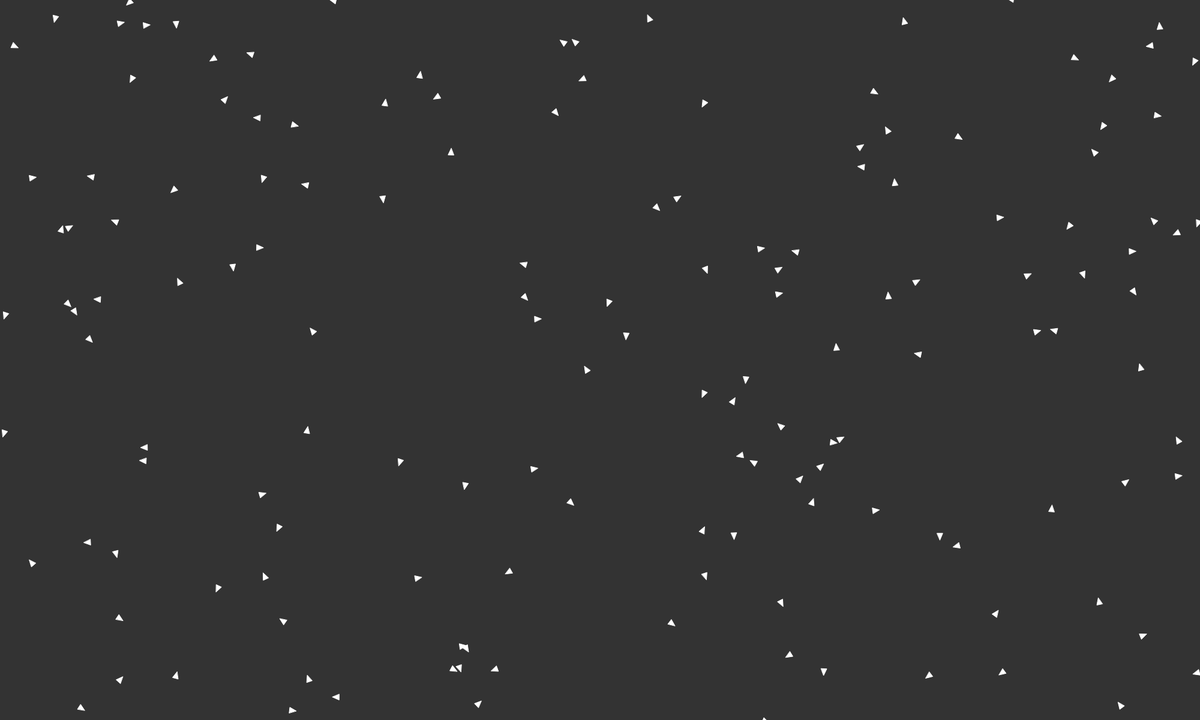
Frame 1 (no input)
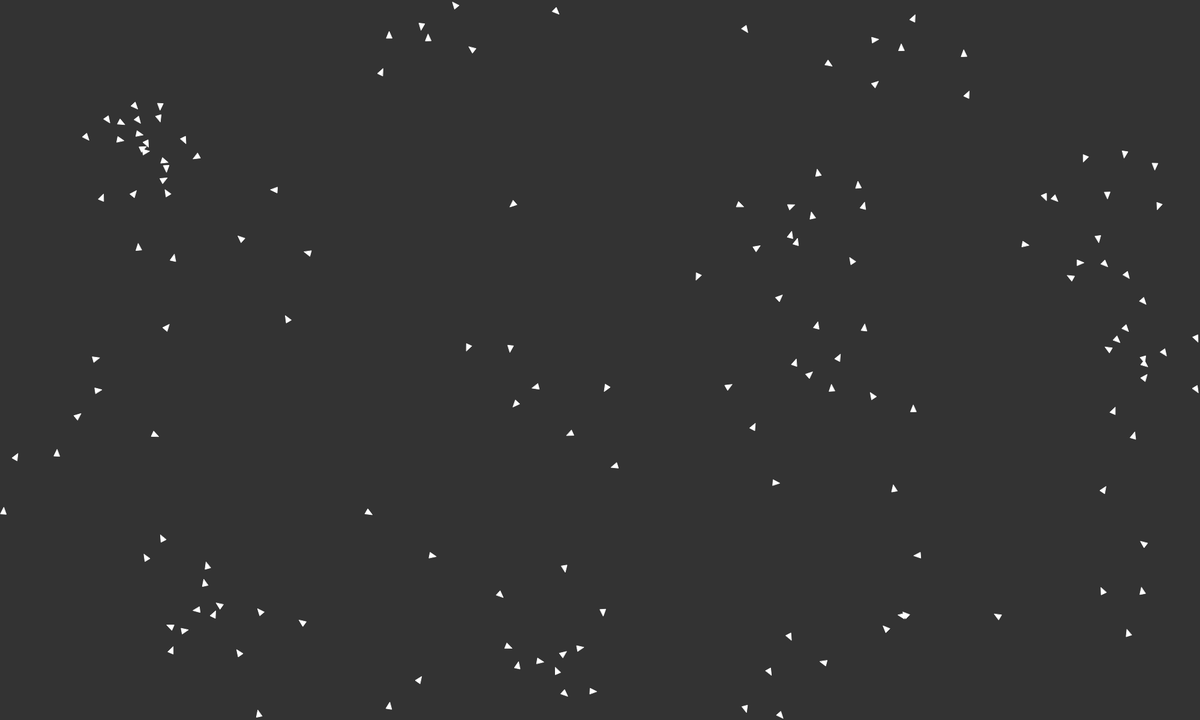
Frame 60 (no input)
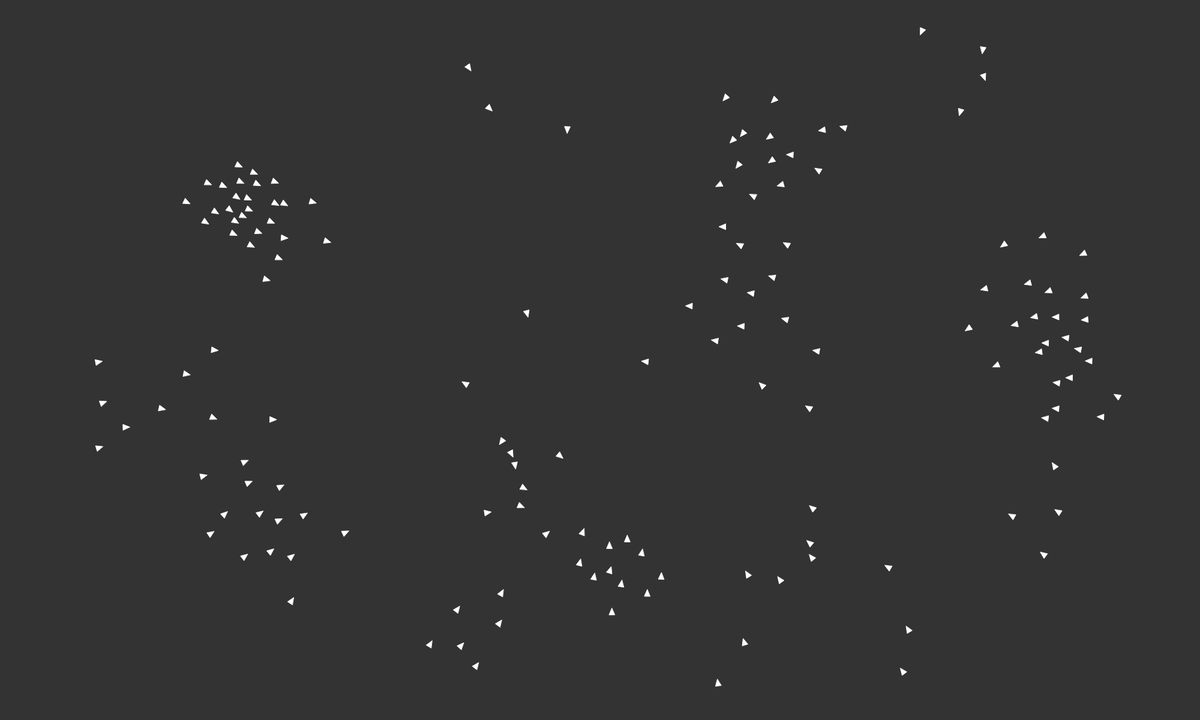
Frame 120 (the mouse pressed at the canvas centre since frame 60)

The p5.js sketch that drew these frames (run headless with seeded random() and noise() and a simulated clock; from frame 60 on, the mouse is pressed at the canvas centre):

// p5.js sketch
// ── sketch.js
const flock = [];

let alignSlider, cohesionSlider, separationSlider;
let perceptionRadiusSlider, perceptionAngleSlider;

function setup()
{
    createCanvas(2000, 1200);
    alignSlider = createSlider(0, 5, 1, 0.1);
    cohesionSlider = createSlider(0, 5, 1, 0.1);
    separationSlider = createSlider(0, 5, 1, 0.1);
    
    perceptionRadiusSlider = createSlider(0, 500, 100, 10);
    perceptionAngleSlider = createSlider(0, PI, PI*0.4, 0.001);

    for (let i = 0; i < 150; i++)
    {
        flock.push(new Boid());
    }
}

function draw()
{

    background(51);

    for (let boid of flock)
    {
        boid.edges();
        boid.cache();
    }

    for (let boid of flock)
    {
        boid.update(flock); 
        boid.show();
    }

    // flock[0].outline();
    // flock[0].outlineNeighbours(flock);
}
 
// ── boid.js
class Boid
{
    constructor()
    {
        this.perceptionRadius = 175;
        this.avoidanceRadius = 75;
        this.perceptionAngle = PI;

        this.minSpeed = 200;
        this.maxSpeed = 500;
        this.maxSteerForce = 10;

        this.alignmentForceWeight = 0.9;
        this.cohesionForceWeight = 1;
        this.separationForceWeight = 1.1;
        this.targetForceWeight = 1;

        this.position = createVector(random(width), random(height));
        this.velocity = p5.Vector.random2D();
        this.velocity.setMag(random(this.minSpeed, this.maxSpeed));
        this.acceleration = createVector();
    }

    edges()
    {
        this.position.x = (this.position.x + width) % width;
        this.position.y = (this.position.y + height) % height;
    }

    cache()
    {
        // this.perceptionRadius = perceptionRadiusSlider.value();
        // this.perceptionAngle = perceptionAngleSlider.value();
        this.cachedPosition = this.position;
        this.cachedVelocity = this.velocity;
    }

    canPerceive(other)
    {
        if (this == other)
        {
            return false;
        }
        if (this.cachedPosition.dist(other.cachedPosition) > this.perceptionRadius)
        {
            return false;
        }
        let vectorToOther = p5.Vector.sub(other.cachedPosition, this.cachedPosition);
        let angleToOther = vectorToOther.angleBetween(this.cachedVelocity);

        if (abs(angleToOther) > this.perceptionAngle)
        {
            return false;
        }
        return true
    }

    shouldAvoid(other)
    {
        if (this.cachedPosition.dist(other.cachedPosition) > this.avoidanceRadius)
        {
            return false;
        }
        return true
    }

    steerTowards(location)
    {
        let velocityDirection = p5.Vector.sub(p5.Vector.normalize(location).mult(this.maxSpeed), this.cachedVelocity);
        velocityDirection.limit(this.maxSteerForce);
        return velocityDirection;
    }

    steer(flockMates)
    {
        let flockHeading = createVector();
        let flockCentre = createVector();
        let flockSeparationHeading = createVector();
        for (let other of flockMates)
        {
            flockHeading.add(other.cachedVelocity);
            flockCentre.add(other.cachedPosition);
            if (this.shouldAvoid(other))
            {
                let vectorToOther = p5.Vector.sub(other.cachedPosition, this.cachedPosition);
                let distanceToOther = vectorToOther.mag()
                flockSeparationHeading.sub(vectorToOther.div(distanceToOther ** 2))
            }
        }

        let vectorToFlockCentre = p5.Vector.sub(flockCentre.div(flockMates.length), this.cachedPosition);

        let alignmentForce = this.steerTowards(flockHeading);
        let cohesionForce = this.steerTowards(vectorToFlockCentre);
        let separationForce = this.steerTowards(flockSeparationHeading);

        alignmentForce.mult(this.alignmentForceWeight);
        cohesionForce.mult(this.cohesionForceWeight);
        separationForce.mult(this.separationForceWeight);

        this.acceleration.add(alignmentForce);
        this.acceleration.add(cohesionForce);
        this.acceleration.add(separationForce);
    }

    update(flock)
    {
        let flockMates = flock.filter(other => this.canPerceive(other));
        if (flockMates.length)
        {
            this.steer(flockMates);
        }

        if (mouseIsPressed)
        {
            let target = createVector(mouseX, mouseY);
            let vectorToTarget = p5.Vector.sub(target, this.cachedPosition);
            let targetForce = this.steerTowards(vectorToTarget).mult(this.targetForceWeight);
            this.acceleration.add(targetForce);
        }
        
        

        this.velocity.add(this.acceleration.mult(deltaTime / 1000));
        this.velocity.setMag(max(this.velocity.mag(), this.minSpeed)).limit(this.maxSpeed);
        this.position.add(this.velocity.mult(deltaTime / 1000));
        this.acceleration.set(0);

    }

    show()
    {
        strokeWeight(1);
        stroke(255);
        point(this.position);
        let size = 20
        let front = p5.Vector.add(this.position, p5.Vector.normalize(this.velocity).mult(0.3*size));
        // let back = p5.Vector.sub(this.position, p5.Vector.normalize(this.velocity).mult(0.1*size));
        let left = p5.Vector.add(this.position, p5.Vector.normalize(this.velocity).rotate(-2.4).mult(0.35*size));
        let right = p5.Vector.add(this.position, p5.Vector.normalize(this.velocity).rotate(2.4).mult(0.35*size));
        triangle(front.x, front.y, left.x, left.y, right.x, right.y);
        // quad(front.x, front.y, left.x, left.y, back.x, back.y, right.x, right.y);
    }

    outline()
    {
        fill(255, 50);
        strokeWeight(0);

        let heading = this.velocity.heading();
        arc(this.position.x,
            this.position.y,
            this.perceptionRadius*2,
            this.perceptionRadius*2,
            heading-this.perceptionAngle,
            heading+this.perceptionAngle);
        
        fill(255, 100);
        arc(this.position.x,
            this.position.y,
            this.avoidanceRadius*2,
            this.avoidanceRadius*2,
            heading-this.perceptionAngle,
            heading+this.perceptionAngle);
    }

    outlineNeighbours(boids)
    {
        for (let other of boids)
        {
            if (this.canPerceive(other))
            {
                strokeWeight(8);
                stroke(0, 250, 0, 175);
                point(other.position);
                
                strokeWeight(1);
                line(this.cachedPosition.x, this.cachedPosition.y, other.cachedPosition.x, other.cachedPosition.y);
            }
        }
    }

    
}
// ── boid_old.js
class BoidOld
{
    constructor()
    {
        this.position = createVector(random(width), random(height));
        this.velocity = p5.Vector.random2D();
        this.velocity.setMag(random(2, 4));
        this.acceleration = createVector();
        this.maxForce = 0.2;
        this.maxSpeed = 4;
        this.perceptionRadius = perceptionRadiusSlider.value();
        this.perceptionAngle = perceptionAngleSlider.value();
    }

    edges()
    {
        this.position.x = (this.position.x + width) % width;
        this.position.y = (this.position.y + height) % height;
    }

    isLocal(other)
    {
        if (this == other)
        {
            return false;
        }
        if (this.cachedPosition.dist(other.cachedPosition) > this.perceptionRadius)
        {
            return false;
        }
        let vectorToOther = p5.Vector.sub(other.cachedPosition, this.cachedPosition);
        let angleToOther = vectorToOther.angleBetween(this.cachedVelocity);

        if (abs(angleToOther) > this.perceptionAngle)
        {
            return false;
        }
        return true
    }

    isLocal2(other)
    {
        if (this == other)
        {
            return false;
        }
        if (this.cachedPosition.dist(other.cachedPosition) > this.perceptionRadius)
        {
            return false;
        }
        let heading = this.cachedVelocity.heading();
        let vectorToOther = p5.Vector.sub(other.cachedPosition, this.cachedPosition);
        let angleToOther = vectorToOther.angleBetween(this.cachedVelocity);

        stroke(200, 0, 0);
        strokeWeight(1);
        let ang = p5.Vector.fromAngle(heading, 100);
        line(this.cachedPosition.x, this.cachedPosition.y, this.cachedPosition.x+ang.x, this.cachedPosition.y+ang.y);
        stroke(0, 200, 0);
        line(this.cachedPosition.x, this.cachedPosition.y, this.cachedPosition.x+vectorToOther.x, this.cachedPosition.y+vectorToOther.y);

        if (abs(angleToOther) > this.perceptionAngle)
        {
            return false;
        }
        return true
    }

    align(boids)
    {
        let steering = createVector()
        let total = 0;
        for (let other of boids)
        {
            if (this.isLocal(other))
            {
                steering.add(other.cachedVelocity);
                total++;
            }
        }
        if (total > 0)
        {
            steering.div(total);
            steering.setMag(this.maxSpeed);
            steering.sub(this.cachedVelocity);
            steering.limit(this.maxForce);

        }
        return steering;
    }

    cohesion(boids)
    {
        let steering = createVector()
        let total = 0;
        for (let other of boids)
        {
            if (this.isLocal(other))
            {
                steering.add(other.cachedPosition);
                total++;
            }
        }
        if (total > 0)
        {
            steering.div(total);
            steering.sub(this.cachedPosition);
            steering.setMag(this.maxSpeed); 
            steering.sub(this.cachedVelocity);
            steering.limit(this.maxForce);

        }
        return steering;
    }

    separation(boids)
    {
        let steering = createVector()
        let total = 0;
        for (let other of boids)
        {
            let distance = this.cachedPosition.dist(other.cachedPosition)
            if (this.isLocal(other))
            {

                let diff = p5.Vector.sub(this.cachedPosition, other.cachedPosition);
                diff.div(distance);
                steering.add(diff);
                total++;
            }
        }
        if (total > 0)
        {
            steering.div(total);
            steering.setMag(this.maxSpeed); 
            steering.sub(this.cachedVelocity);
            steering.limit(this.maxForce);

        }
        return steering;
    }

    flock(boids)
    {
        let alignment = this.align(boids);
        let cohesion = this.cohesion(boids);
        let separation = this.separation(boids);

        alignment.mult(alignSlider.value());
        cohesion.mult(cohesionSlider.value());
        separation.mult(separationSlider.value());


        this.acceleration.add(cohesion);
        this.acceleration.add(alignment);
        this.acceleration.add(separation);
    }

    update()
    {
        this.position.add(this.velocity);
        this.velocity.add(this.acceleration);
        this.velocity.limit(this.maxSpeed);
        this.acceleration.set(0);

    }

    cache()
    {
        this.perceptionRadius = perceptionRadiusSlider.value();
        this.perceptionAngle = perceptionAngleSlider.value();
        this.cachedPosition = this.position;
        this.cachedVelocity = this.velocity;
    }

    show()
    {
        strokeWeight(8);
        stroke(255);
        point(this.position);
    }

    outline()
    {
        fill(255, 100);
        strokeWeight(0);

        let heading = this.velocity.heading();
        arc(this.position.x,
            this.position.y,
            this.perceptionRadius*2,
            this.perceptionRadius*2,
            heading-this.perceptionAngle,
            heading+this.perceptionAngle);
    }

    outlineNeighbours(boids)
    {
        for (let other of boids)
        {
            if (this.isLocal(other))
            {
                strokeWeight(8);
                stroke(0, 250, 0, 175);
                point(other.position);
                
                strokeWeight(1);
                line(this.cachedPosition.x, this.cachedPosition.y, other.cachedPosition.x, other.cachedPosition.y);
            }
        }
    }

    
}
